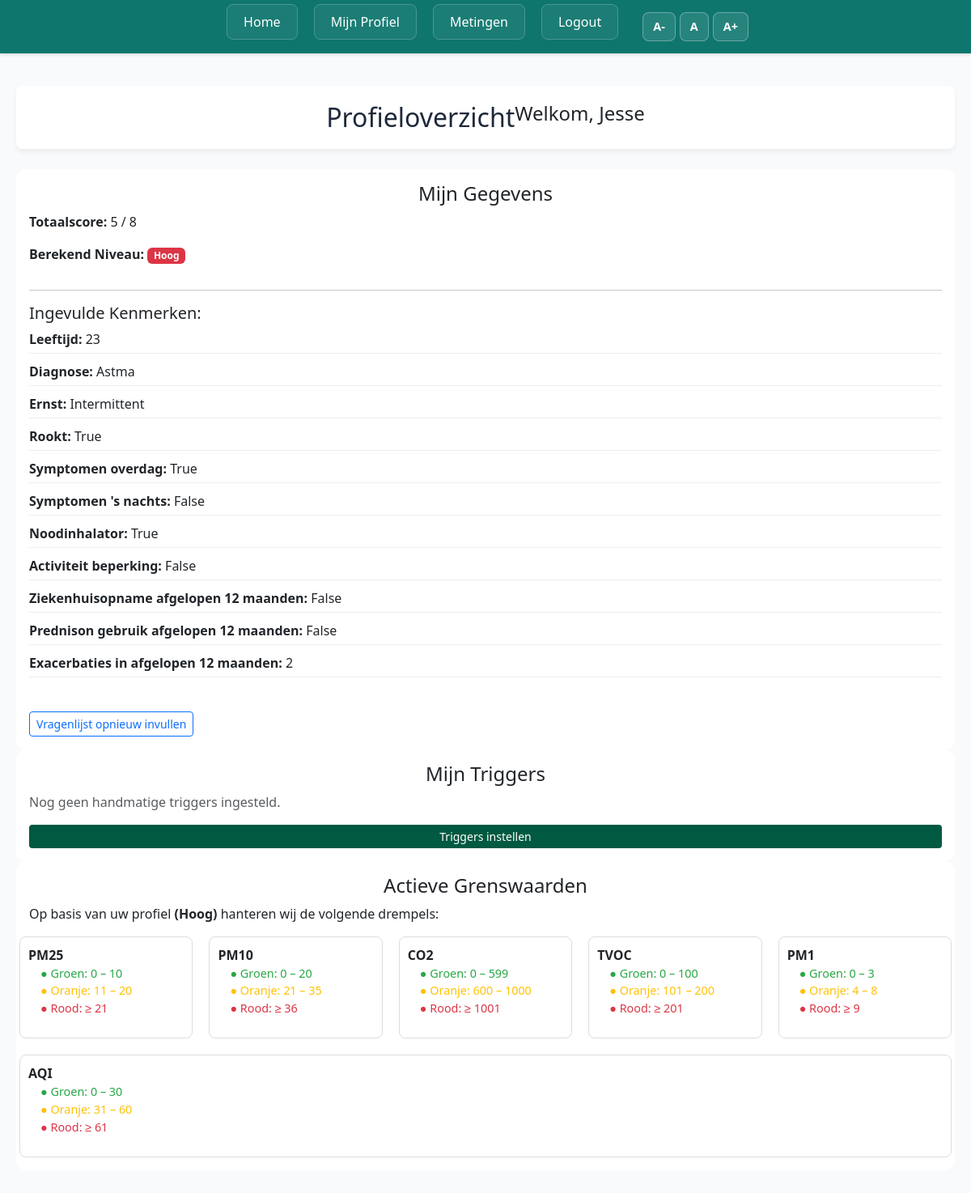
/profiel (signed in), run on the app's committed database.
### models.py (models this page shows, shortened)
class User(db.Model, UserMixin):
    __tablename__ = 'user'
    id: Map[int] = mc(primary_key=True)
    username: Map[str] = mc(String(150), unique=True, nullable=False)
    email: Map[str] = mc(String(150), unique=True, nullable=False)
    pw_hash: Map[str] = mc(String(256), nullable=False)
    role: Map[str] = mc(String(20), nullable=False)
    status: Map[str] = mc(String(20), nullable=False, default='pending')
    coupling_token: Map[Optional[str]] = mc(String(64), unique=True, nullable=True)
    esp_id: Map[Optional[int]]= mc(unique= True, nullable= True)
    waardes: Map[Optional['Waardes']] = rel(back_populates='user', uselist=False)
    triggers: Map[Optional['Triggers']] = rel(back_populates='user', uselist=False)

class Waardes(db.Model):
    __tablename__ = 'waardes'
    id: Map[int] = mc(primary_key=True)
    leeftijd: Map[int] = mc(Integer(), nullable=False)
    exacerbaties: Map[int] = mc(Integer(), nullable=False)
    diagnose: Map[str] = mc(String(8), nullable=False)
    level: Map[str] = mc(String(50), nullable=False)
    rookt: Map[bool] = mc(Boolean, nullable=False)
    dag: Map[bool] = mc(Boolean, nullable=False)
    nacht: Map[bool] = mc(Boolean, nullable=False)
    saba: Map[bool] = mc(Boolean, nullable=False)
    beperking: Map[bool] = mc(Boolean, nullable=False)
    hospital: Map[bool] = mc(Boolean, nullable=False)
    prednison: Map[bool] = mc(Boolean, nullable=False)
    score: Map[Optional[int]] = mc(Integer(), default=0)
    niveau: Map[Optional[str]] = mc(String(6))
    user_id: Map[int] = mc(FK('user.id'), unique=True, nullable=False)
    user: Map['User'] = rel(back_populates='waardes')

### app.py (the view, shortened to what this page needs)
@app.route('/profiel')
@login_required
def profiel():
    user = current_user
    waardes = user.waardes
    triggers = user.triggers
    context = {}
    if waardes:
        context["niveau"] = waardes.niveau
        context["score"] = waardes.score
        context["drempels"] = DREMPELWAARDES[waardes.niveau]
        context["waardes"] = {
            "leeftijd": waardes.leeftijd,
            "diagnose": waardes.diagnose,
            "ernst": getattr(waardes, 'level', None),
            "rookt": waardes.rookt,
            "symptomen overdag": waardes.dag,
            "symptomen 's nachts": waardes.nacht,
            "noodinhalator": waardes.saba,
            "activiteit beperking": waardes.beperking,
            "ziekenhuisopname afgelopen 12 maanden": waardes.hospital,
            "prednison gebruik afgelopen 12 maanden": waardes.prednison,
            "exacerbaties in afgelopen 12 maanden": waardes.exacerbaties,
        }
    return rt("profiel.html", **context)

### models.py (called while the page is built)
@login_manager.user_loader
def load_user(user_id):
    return User.query.get(int(user_id))

### templates/profiel.html (shortened to what this page needs)
{% extends "base.html" %}
{% block style %}
<link rel="stylesheet" href="{{ url_for('static', filename='results.css') }}">
{% endblock %}
{% block content %}
{% if current_user.is_authenticated %}
<div class="dashboard-container">
    <main class="main-content">
        <header class="header card">
            <h1>Profieloverzicht</h1>
            <h2>Welkom, {{ current_user.username }}</h2>
        </header>
        <div class="content-wrapper">
            {% if score is not none and niveau %}
            <div class="card p-3 item1">
                <h2>Mijn Gegevens</h2>
                <p><strong>Totaalscore:</strong> {{ score }} / 8</p>
                <p><strong>Berekend Niveau:</strong>
                    <span
                        class="badge {% if niveau == 'Hoog' %}bg-danger{% elif niveau == 'Midden' %}bg-warning text-dark{% else %}bg-success{% endif %}">
                        {{ niveau }}
                    </span>
                </p>
                {% if waardes %}
                <hr>
                <h5>Ingevulde Kenmerken:</h5>
                <ul class="threshold-list">
                    {% for name, value in waardes.items() %}
                    <li><strong>{{ name|capitalize }}:</strong> {{ value|capitalize }}</li>
                    {% endfor %}
                </ul>
                {% endif %}
                <div class="mt-3">
                    <a class="btn btn-outline-primary btn-sm" href="{{ url_for('update_vragen') }}">Vragenlijst opnieuw
                        invullen</a>
                </div>
            </div>
            <div class="card p-3">
                <h2>Mijn Triggers</h2>
                {% if triggers %}
                <ul class="threshold-list">
                    {% for name, value in triggers.items() %}
                    <li><strong>{{ name|capitalize }}:</strong> {{ value|capitalize }}</li>
                    {% endfor %}
                </ul>
                <a class="btn btn-outline-primary btn-sm" href="{{ url_for('update_triggers') }}">Triggers aanpassen</a>
                {% else %}
                <p class="text-muted">Nog geen handmatige triggers ingesteld.</p>
                <a class="btn btn-primary btn-sm" href="{{ url_for('handmatig') }}">Triggers instellen</a>
                {% endif %}
            </div>
            <div class="card p-3" style="grid-column: span 2;">
                <h2>Actieve Grenswaarden</h2>
                <p>Op basis van uw profiel <strong>({{ niveau }})</strong> hanteren wij de volgende drempels:</p>
                <div class="row" style="display: flex; flex-wrap: wrap; gap: 20px;">
                    {% if drempels %}
                    {% for column, ranges in drempels.items() %}
                    <div style="flex: 1; min-width: 200px; border: 1px solid #ddd; padding: 10px; border-radius: 8px;">
                        <strong style="color: var(--primary-color);">{{ column }}</strong>
                        <ul class="inner-list">
                            <li style="color: #28a745;">● Groen: {{ ranges['groen_min'] }} – {{ ranges['groen_max'] }}
                            </li>
                            <li style="color: #ffc107;">● Oranje: {{ ranges['oranje_min'] }} – {{ ranges['oranje_max']
                                }}</li>
                            <li style="color: #dc3545;">● Rood: &ge; {{ ranges['rood_min'] }}</li>
                        </ul>
                    </div>
                    {% endfor %}
                    {% else %}
                    <p>Drempels worden geladen zodra een profiel actief is.</p>
                    {% endif %}
                </div>
            </div>
            {% endif %}
        </div>
    </main>
</div>
{% else %}
<div class="container text-center mt-5">
    <h1>Log eerst in!</h1>
    <a href="{{ url_for('login') }}" class="btn btn-primary">Naar Inloggen</a>
</div>
{% endif %}
{% endblock %}

### templates/base.html (shortened to what this page needs)
<html lang="en">
<head>
    <link href="https://cdn.jsdelivr.net/npm/bootstrap@5.3.8/dist/css/bootstrap.min.css" rel="stylesheet"
>
    <link rel="stylesheet" href="{{ url_for('static', filename='style.css') }}">
    {% block style %}
    {% endblock %}
</head>
<body>
    <nav class="custom-nav">
        <ul class="nav-menu">
            <li><a href="/">Home</a></li>
            {% if current_user.is_authenticated %}
                {% if current_user.role == 'arts' %}
                    <li><a href="{{ url_for('doctor') }}">Artsenportaal</a></li>
                {% else %}
                    <li><a href="{{ url_for('profiel') }}">Mijn Profiel</a></li>
                    <li><a href="{{ url_for('user_ui') }}">Metingen</a></li>
                {% endif %}
                <li><a href="{{ url_for('logout') }}">Logout</a></li>
            {% else %}
                <li><a href="{{ url_for('login') }}">Inloggen</a></li>
                <li><a href="{{ url_for('register') }}">Registreren</a></li>
            {% endif %}
            <li class="font-size-controls">
                <button type="button" onclick="changeFontSize('decrease')" title="Tekst verkleinen">A-</button>
                <button type="button" onclick="changeFontSize('reset')" title="Standaard tekstgrootte">A</button>
                <button type="button" onclick="changeFontSize('increase')" title="Tekst vergroten">A+</button>
            </li>
        </ul>
    </nav>
    {% block content %}
    {% endblock %}
</body>
</html>

### static/style.css (style rules this page uses)
* { box-sizing: border-box; font-family: 'Segoe UI', Tahoma, Geneva, Verdana, sans-serif; }
:root { --text-main-color: #1e293b; --text-second-color: #ffffff; --bg-nav-color: #0f766e; --text-nav-color: #ffffff; --nav-hover-color: #115e59; --bg-form-lightgreen: #e6f4f1; --bg-main-color: #f8fafc; --bg-second-color: #0284c7; --bg-third-color: #ffffff; --bg-accent-hover: #0369a1; --moerasgroen: #008b66; --font-size-s: 0.9rem; --font-size-m: 1rem; --font-size-l: 1.5rem; --font-size-xl: 2rem; --font-size-xxl: 2.5rem; --font-weight-n: 400; --font-weight-m: 500; --font-weight-sb: 600; --font-weight-b: 700; --border-radius-s: 8px; --border-radius-m: 30px; --border-radius-c: 50%; }
body { margin: 0; min-height: 100vh; background-color: var(--bg-main-color); color: var(--text-main-color); }
h1 { padding-top: 30px; padding-bottom: 20px; text-align: center; font-size: var(--font-size-xxl); }
h2 { text-align: center; font-size: var(--font-size-l); }
.custom-nav { padding-left: 20px; padding-right: 20px; padding-top: 15px; padding-bottom: 15px; margin-bottom: 20px; display: flex; align-items: center; justify-content: center; background-color: var(--bg-nav-color); box-shadow: 0 2px 4px rgba(0, 0, 0, 0.1); }
.custom-nav ul { list-style: none; margin: 0; padding: 0; }
.custom-nav a { text-decoration: none; color: var(--text-nav-color); }
.custom-nav .nav-menu { display: flex; gap: 10px; }
.custom-nav .nav-menu a { padding: 10px 20px; margin: 0 5px; border-radius: var(--border-radius-s); border: 1px solid rgba(255, 255, 255, 0.2); background-color: rgba(255, 255, 255, 0.05); transition: all 0.2s ease; }
.vragenlijst-form ul, li { list-style: none; padding: 0; margin: 0; }
.dashboard-container { display: flex; gap: 30px; max-width: 1400px; margin: 40px auto; padding: 0 20px; align-items: flex-start; }
.main-content { flex: 1; display: flex; flex-direction: column; gap: 25px; }
.header.card { display: flex; flex-direction: row; justify-content: space-between; align-items: center; padding: 20px; background: var(--bg-third-color); border-radius: var(--border-radius-s); box-shadow: 0 4px 6px rgba(0,0,0,0.05); }
.header h1 { padding: 0; margin: 0; font-size: var(--font-size-xl); text-align: left; color: var(--text-main-color); }
.font-size-controls { display: flex; align-items: center; gap: 5px; margin-left: 15px; }
.font-size-controls button { background-color: rgba(255, 255, 255, 0.1); color: var(--text-nav-color); border: 1px solid rgba(255, 255, 255, 0.3); padding: 6px 12px; border-radius: var(--border-radius-s); cursor: pointer; font-weight: var(--font-weight-sb); font-size: 0.9rem; transition: all 0.2s ease; }

### static/results.css (style rules this page uses)
.dashboard-container { display: flex; gap: 30px; max-width: 1400px; margin: 40px auto; padding: 0 20px; align-items: flex-start; }
.main-content { flex: 1; display: flex; flex-direction: column; gap: 25px; }
.header.card { display: flex; flex-direction: row; justify-content: center; align-items: center; padding: 20px; background: white; border-radius: var(--border-radius-s); box-shadow: 0 4px 6px rgba(0, 0, 0, 0.05); }
.header h1 { padding: 0; margin: 0; font-size: var(--font-size-xl); text-align: center; color: var(--text-main-color); }
.card { border: none; border-radius: 12px; }
.btn-primary { background-color: #005941; border: none; }

### templates/profiel.html (style rules this page uses)
.threshold-list { list-style: none; padding-left: 0; }
.threshold-list li { margin-bottom: 10px; border-bottom: 1px solid #eee; padding-bottom: 5px; }
.inner-list { list-style: none; padding-left: 15px; font-size: 0.9em; }

### data on the page
User: username "Jesse"
Waardes: niveau "Hoog", name "Diagnose", diagnose "Astma", name "Ernst", level "Intermittent"

### other printed values
{{ score }} "5"
{{ name|capitalize }} "Leeftijd" "Rookt" "Symptomen overdag" "Symptomen 's nachts" "Noodinhalator" "Activiteit beperking" "Ziekenhuisopname afgelopen 12 maanden" "Prednison gebruik afgelopen 12 maanden" "Exacerbaties in afgelopen 12 maanden"
{{ value|capitalize }} "23" "True" "True" "False" "True" "False" "False" "False" "2"
{{ column }} "PM25" "PM10" "CO2" "TVOC" "PM1" "AQI"
{{ ranges['groen_min'] }} "0" "0" "0" "0" "0" "0"
{{ ranges['groen_max'] }} "10" "20" "599" "100" "3" "30"
{{ ranges['oranje_min'] }} "11" "21" "600" "101" "4" "31"
{{ ranges['oranje_max'] }} "20" "35" "1000" "200" "8" "60"
{{ ranges['rood_min'] }} "21" "36" "1001" "201" "9" "61"
